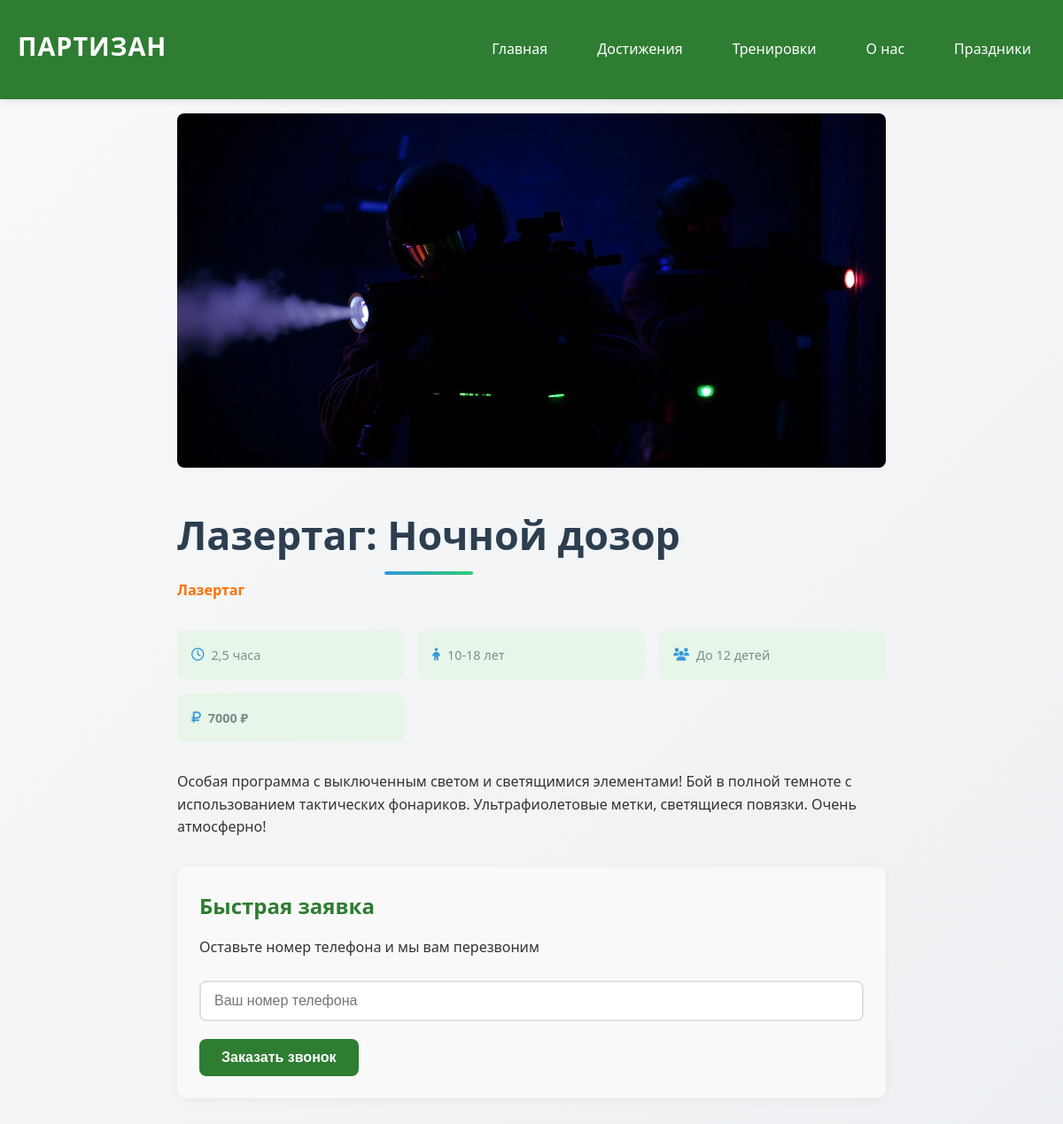
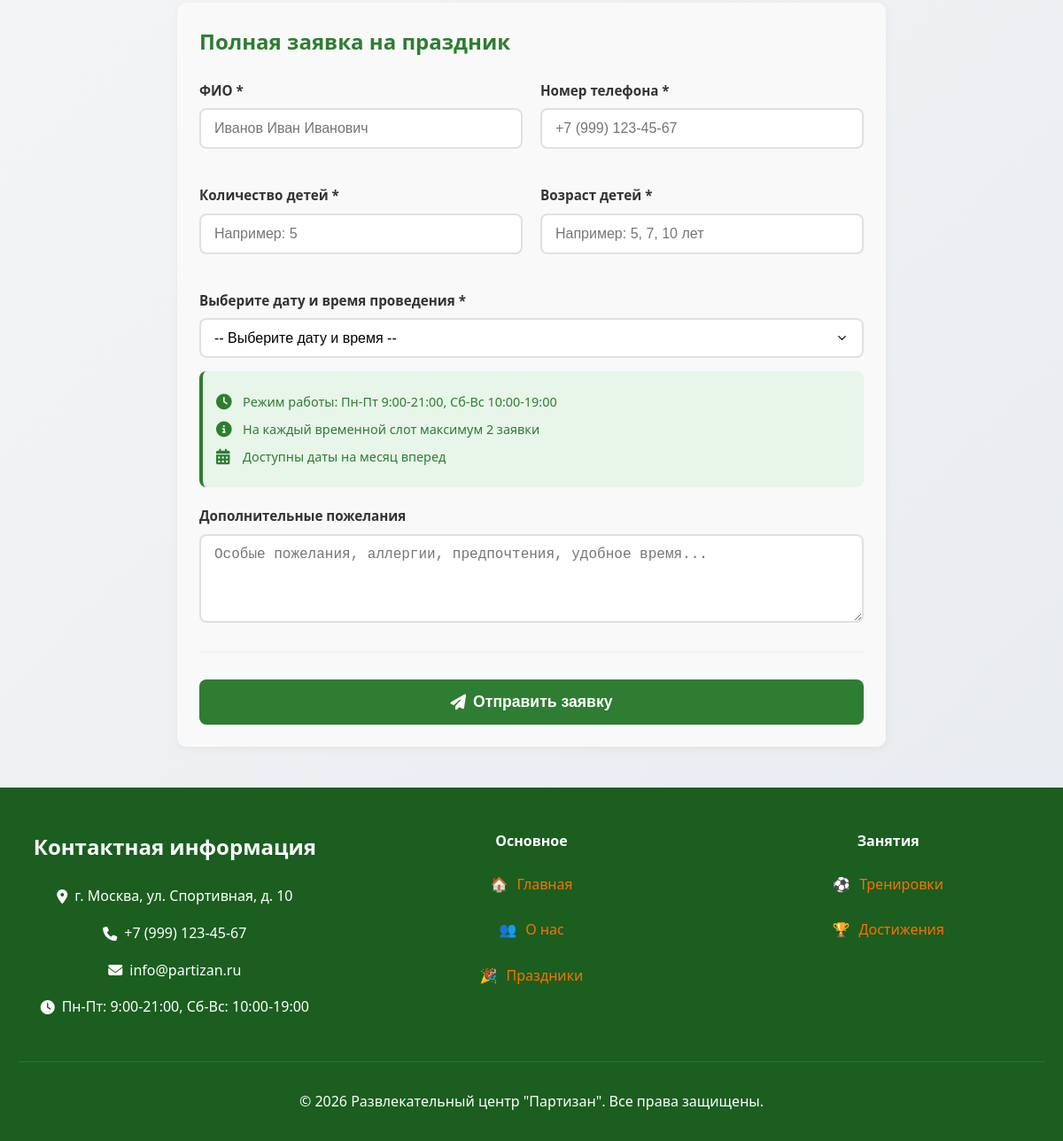
/holiday/lazertag-nochnoj-dozor/, run on the app's committed database (2 pictures, top to bottom).
### partizan/models.py (models this page shows, shortened)
class Holiday(models.Model):
    category = models.ForeignKey(Category, on_delete=models.CASCADE,
                                related_name='holidays', verbose_name="Категория")
    title = models.CharField(max_length=200, verbose_name="Название праздника")
    slug = models.SlugField(max_length=200, unique=True, verbose_name="URL")
    image = models.ImageField(upload_to='holidays/', verbose_name="Фото")
    duration = models.CharField(max_length=50, verbose_name="Длительность")
    description = models.TextField(verbose_name="Описание")
    price = models.IntegerField(verbose_name="Цена (₽)", default=0)
    min_age = models.IntegerField(verbose_name="Минимальный возраст", default=3)
    max_age = models.IntegerField(verbose_name="Максимальный возраст", default=12)
    max_children = models.IntegerField(verbose_name="Максимум детей", default=10)
    active = models.BooleanField(default=True, verbose_name="Активный")
    class Meta:
        verbose_name = "Праздник"
        verbose_name_plural = "Праздники"

class Category(models.Model):
    name = models.CharField(max_length=100, verbose_name="Название категории")
    slug = models.SlugField(max_length=100, unique=True, verbose_name="URL")
    description = models.TextField(verbose_name="Описание", blank=True)
    class Meta:
        verbose_name = "Категория"
        verbose_name_plural = "Категории"

### partizan/views.py (the view, shortened to what this page needs)
# urls.py: path('holiday/<slug:holiday_slug>/', views.HolidayDetailView.as_view(), name='holiday_detail'),
class HolidayDetailView(DetailView):
    model = Holiday
    template_name = 'holiday_detail.html'
    context_object_name = 'holiday'
    slug_url_kwarg = 'holiday_slug'
    def get_context_data(self, **kwargs):
        context = super().get_context_data(**kwargs)
        holiday = self.object
        from datetime import date
        available_slots = HolidayDate.objects.filter(
            holiday=holiday,
            date__gte=date.today()
        ).order_by('date', 'time_slot')
        grouped_dates = {}
        context['available_dates_grouped'] = [
            {'date': date_str, 'slots': slots}
            for date_str, slots in grouped_dates.items()
        ]
        context['quick_form'] = QuickOrderForm(initial={'holiday': holiday.id})
        context['full_form'] = FullOrderForm()
        return context

### partizan/forms.py
class QuickOrderForm(forms.ModelForm):
    class Meta:
        model = QuickOrder
        fields = ['phone']
        widgets = {
            'phone': forms.TextInput(attrs={
                'placeholder': 'Ваш телефон',
                'class': 'form-input',
                'required': True
            }),
        }

### partizan/context_processors.py (called while the page is built)
def categories(request):
    return {
        'all_categories': Category.objects.all(),
        'contact_info': Contact.objects.first(),
    }

### templates/holiday_detail.html (shortened to what this page needs)
{% extends 'base.html' %}
{% load static %}
{% block content %}
<section class="section">
    <div class="container">
        <div class="holiday-detail">
            <div class="holiday-main">
                {% if holiday.image %}
                <img src="{{ holiday.image.url }}" alt="{{ holiday.title }}" class="holiday-detail-image">
                {% endif %}
                <div class="holiday-detail-info">
                    <h1 class="page-title">{{ holiday.title }}</h1>
                    <p class="holiday-category">{{ holiday.category.name }}</p>
                    <div class="holiday-meta">
                        <div class="meta-item">
                            <i class="far fa-clock"></i>
                            <span>{{ holiday.duration }}</span>
                        </div>
                        <div class="meta-item">
                            <i class="fas fa-child"></i>
                            <span>{{ holiday.min_age }}-{{ holiday.max_age }} лет</span>
                        </div>
                        <div class="meta-item">
                            <i class="fas fa-users"></i>
                            <span>До {{ holiday.max_children }} детей</span>
                        </div>
                        <div class="meta-item price">
                            <i class="fas fa-ruble-sign"></i>
                            <span>{{ holiday.price }} ₽</span>
                        </div>
                    </div>
                    <div class="holiday-description-full">
                        {{ holiday.description|linebreaks }}
                    </div>
                </div>
            </div>
            <div class="order-section">
                <h2>Быстрая заявка</h2>
                <p>Оставьте номер телефона и мы вам перезвоним</p>
                <form id="quick-order-form" class="order-form">
                    <div class="form-group">
                        <input type="tel" name="phone" placeholder="Ваш номер телефона" required class="form-input">
                    </div>
                    <button type="submit" class="btn btn-primary">Заказать звонок</button>
                </form>
            </div>
            <div class="order-section">
                <h2>Полная заявка на праздник</h2>
                <form id="full-order-form" class="order-form">
                    <div class="form-row">
                        <div class="form-group">
                            <label for="full_name">ФИО *</label>
                            <input type="text" id="full_name" name="full_name" placeholder="Иванов Иван Иванович" required class="form-input">
                        </div>
                        <div class="form-group">
                            <label for="phone">Номер телефона *</label>
                            <input type="tel" id="phone" name="phone" placeholder="+7 (999) 123-45-67" required class="form-input">
                        </div>
                    </div>
                    <div class="form-row">
                        <div class="form-group">
                            <label for="children_count">Количество детей *</label>
                            <input type="number" id="children_count" name="children_count" placeholder="Например: 5" min="1" max="{{ holiday.max_children }}" required class="form-input">
                        </div>
                        <div class="form-group">
                            <label for="age_of_children">Возраст детей *</label>
                            <input type="text" id="age_of_children" name="age_of_children" placeholder="Например: 5, 7, 10 лет" required class="form-input">
                        </div>
                    </div>
                    <div class="form-group">
                        <label for="date-select">Выберите дату и время проведения *</label>
                        <select id="date-select" name="date_id" required class="form-input">
                            <option value="">-- Выберите дату и время --</option>
                        </select>
                        <div class="schedule-info">
                            <p><i class="fas fa-clock"></i> Режим работы: Пн-Пт 9:00-21:00, Сб-Вс 10:00-19:00</p>
                            <p><i class="fas fa-info-circle"></i> На каждый временной слот максимум 2 заявки</p>
                            <p><i class="fas fa-calendar-alt"></i> Доступны даты на месяц вперед</p>
                        </div>
                    </div>
                    <div class="form-group">
                        <label for="notes">Дополнительные пожелания</label>
                        <textarea id="notes" name="notes" placeholder="Особые пожелания, аллергии, предпочтения, удобное время..." class="form-input" rows="4"></textarea>
                    </div>
                    <div class="form-footer">
                        <button type="submit" class="btn btn-primary btn-large">
                            <i class="fas fa-paper-plane"></i> Отправить заявку
                        </button>
                    </div>
                </form>
            </div>
        </div>
    </div>
</section>
{% endblock %}

### static/css/style.css (style rules this page uses)
* { margin: 0; padding: 0; box-sizing: border-box; }
:root { --primary-color: #2E7D32; --secondary-color: #FF6F00; --dark-color: #1B5E20; --light-color: #E8F5E9; --text-color: #333; --light-text: #666; --background: #fff; --shadow: 0 2px 10px rgba(0, 0, 0, 0.1); --border-radius: 8px; }
body { font-family: 'Segoe UI', Tahoma, Geneva, Verdana, sans-serif; line-height: 1.6; color: var(--text-color); background-color: var(--background); }
.container { max-width: 1200px; margin: 0 auto; padding: 0 20px; }
h1, h2, h3, h4 { margin-bottom: 1rem; }
h1 { font-size: 2.5rem; }
h2 { font-size: 2rem; }
p { margin-bottom: 1rem; }
.btn { display: inline-block; padding: 12px 24px; border: none; border-radius: var(--border-radius); font-size: 1rem; font-weight: 600; cursor: pointer; transition: all 0.3s; text-align: center; }
.btn-primary { background-color: var(--primary-color); color: white; }
.section { padding: 1rem 0; background: linear-gradient(135deg, #f8f9fa 0%, #e9ecef 100%); }
.holiday-category { color: var(--secondary-color); font-weight: 600; margin-bottom: 0.5rem; }
.holiday-meta { display: flex; gap: 1.5rem; margin: 1rem 0; color: var(--light-text); }
.price { font-size: 1.5rem; font-weight: 700; color: var(--primary-color); }
.holiday-detail { max-width: 800px; margin: 0 auto; }
.holiday-detail-image { width: 100%; height: 400px; object-fit: cover; border-radius: var(--border-radius); margin-bottom: 2rem; }
.holiday-meta { display: grid; grid-template-columns: repeat(auto-fit, minmax(200px, 1fr)); gap: 1rem; margin: 2rem 0; }
.meta-item { display: flex; align-items: center; gap: 0.5rem; padding: 1rem; background: var(--light-color); border-radius: var(--border-radius); }
.meta-item i { color: var(--primary-color); }
.order-section { background: white; padding: 2rem; border-radius: var(--border-radius); box-shadow: var(--shadow); margin: 2rem 0; }
.order-form { margin-top: 1.5rem; }
.form-input { width: 100%; padding: 12px; border: 1px solid #ddd; border-radius: var(--border-radius); font-size: 1rem; transition: border-color 0.3s; }
.form-group { margin-bottom: 1.5rem; }
.form-row { display: grid; grid-template-columns: 1fr 1fr; gap: 1rem; }
.page-title { text-align: center; color: #2c3e50; margin-bottom: 40px; font-size: 2.5rem; }
.page-title { text-align: center; color: var(--dark-color); margin-bottom: 10px; font-size: 2.8rem; }
.form-footer { display: flex; justify-content: space-between; align-items: center; flex-wrap: wrap; gap: 20px; margin-top: 40px; padding-top: 30px; border-top: 2px solid #f1f1f1; }
.page-title { color: #2c3e50; font-size: 2.8rem; margin-bottom: 15px; font-weight: 700; position: relative; display: inline-block; }
.page-title:after { content: ''; position: absolute; bottom: -10px; left: 50%; transform: translateX(-50%); width: 100px; height: 4px; background: linear-gradient(90deg, #3498db, #2ecc71); border-radius: 2px; }
.meta-item { display: flex; align-items: center; gap: 8px; color: #7f8c8d; font-size: 0.9rem; }
.meta-item i { color: #3498db; font-size: 0.9rem; }

### data on the page
Holiday: image (picture), title "Лазертаг: Ночной дозор", category.name "Лазертаг", duration "2,5 часа", min_age "10", max_age "18", max_children "12", price "7000", description "Особая программа с выключенным светом и светящимися элементами! Бой в полной темноте с использованием тактических фонариков. Ультрафиолетовые метки, светящиеся повязки. Очень атмосферно!"
